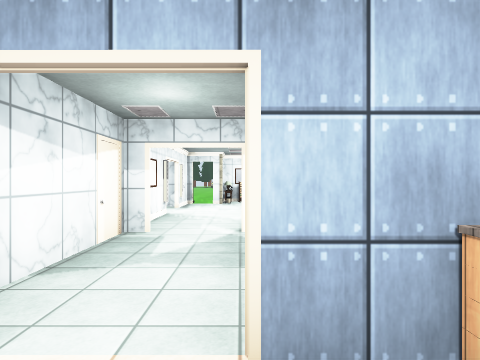
view 1 (above)

24 first-person views from a walk through a 3-D level made in the Unity game engine. The camera is 1.4 m above the floor, looks level and sees 75° across. Doors are open. The floor is counted in squares, 2 m on a side. Each view is taken from the middle of a square. On the plan, view 1 faces up. The plan holds only what a view shows up to about 10 squares ahead; the rest is blank. The place goes on beyond the plan. The player character is not drawn. Some animated figures are not drawn. Some surface patterns are stand-ins.

view 2
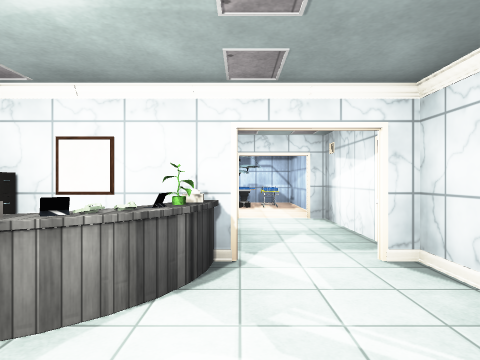

view 3
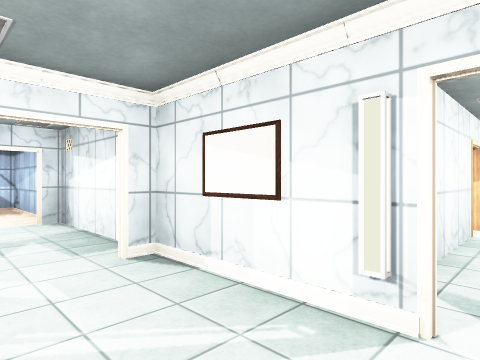

view 4
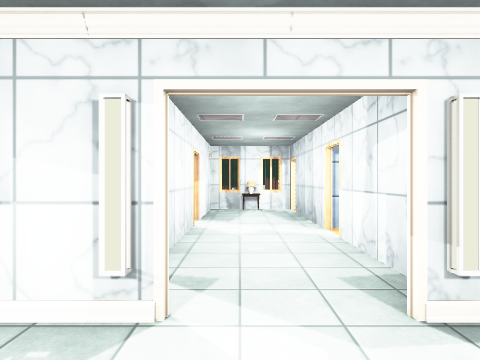

view 5
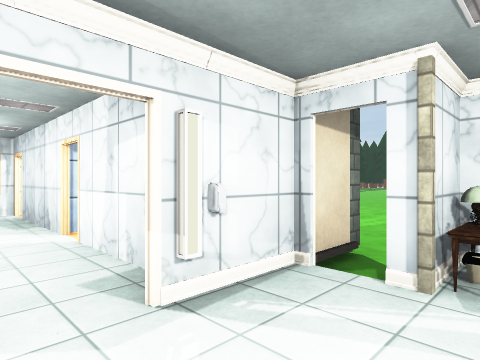

view 6
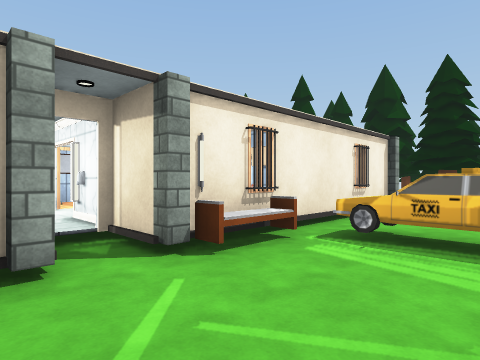

view 7
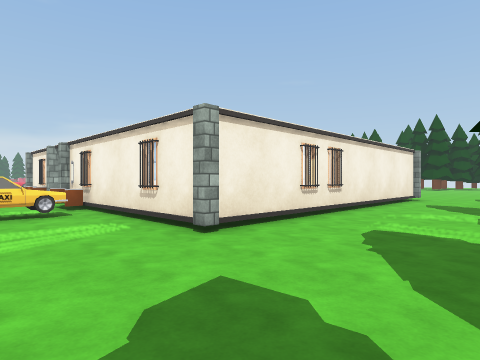

view 8
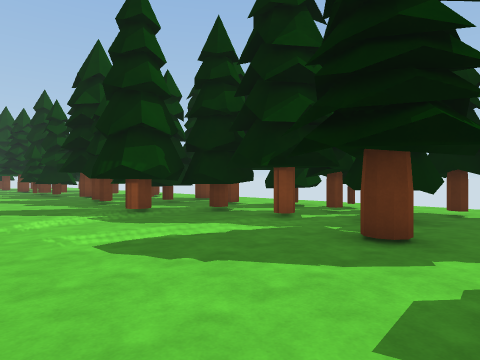

view 9
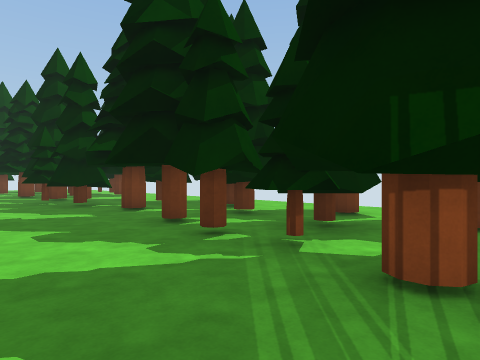

view 10
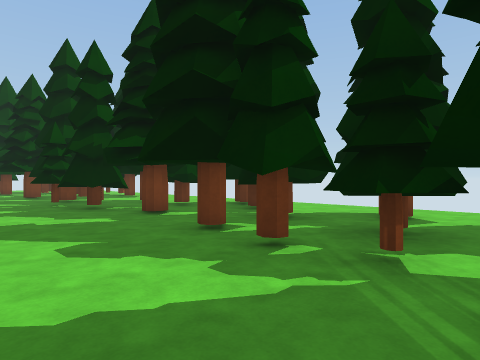

view 11
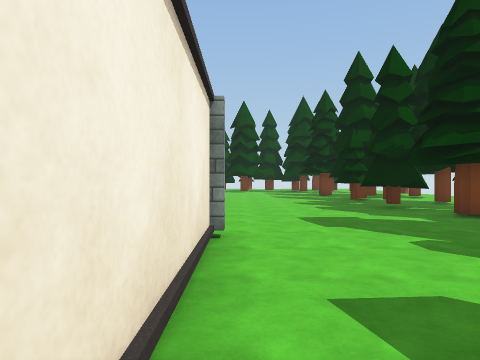

view 12
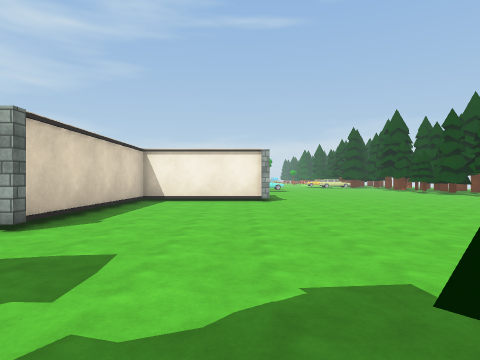

view 13
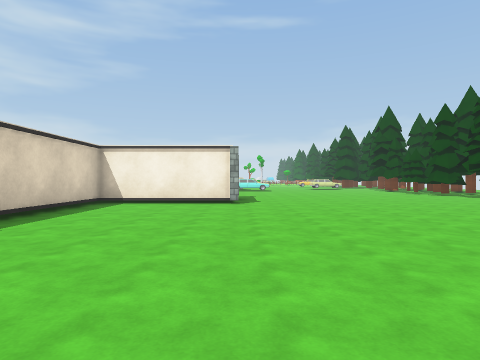

view 14
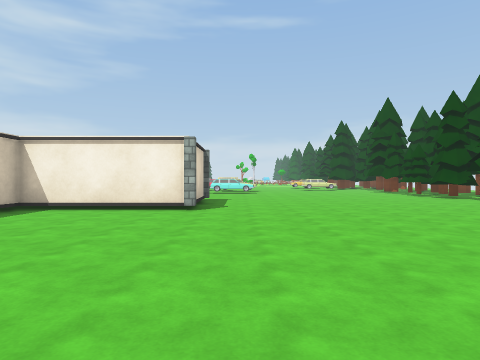

view 15
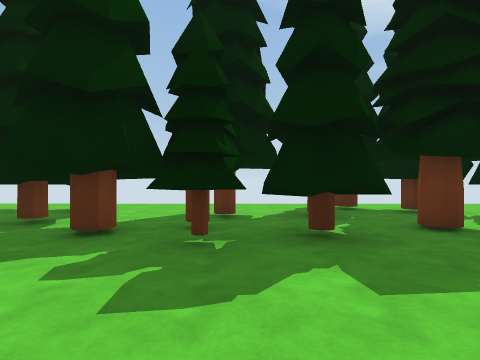

view 16
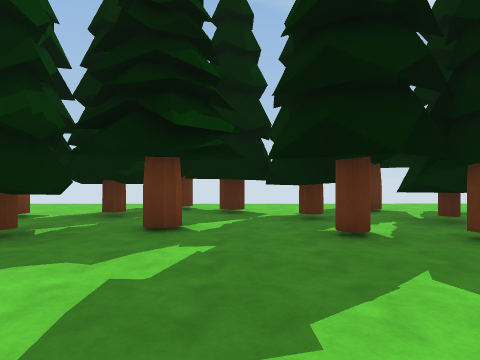

view 17
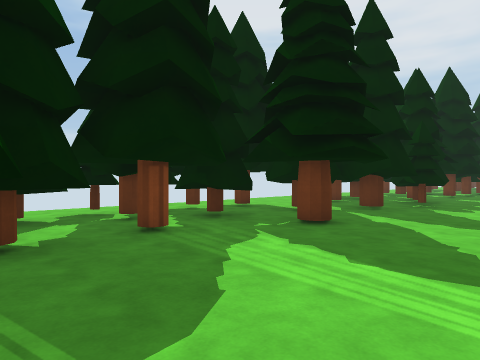

view 18
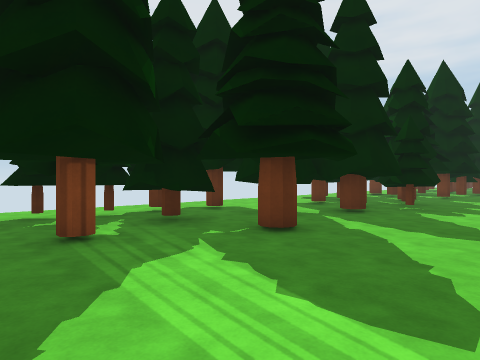

view 19
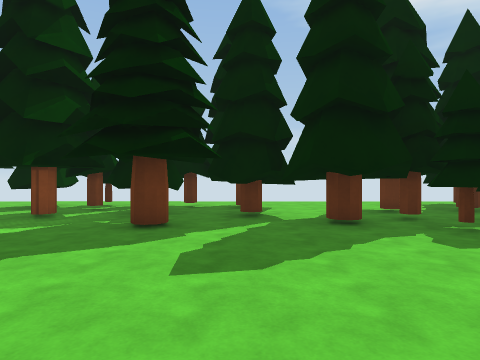

view 20
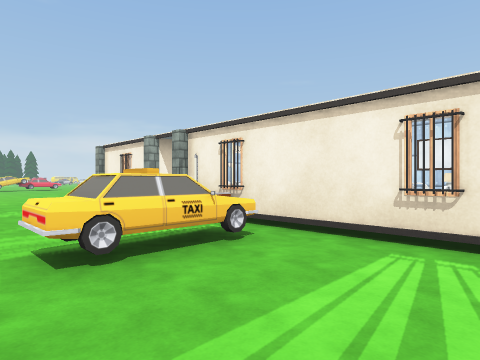

view 21
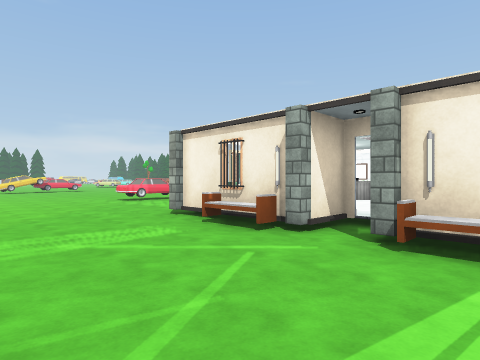

view 22
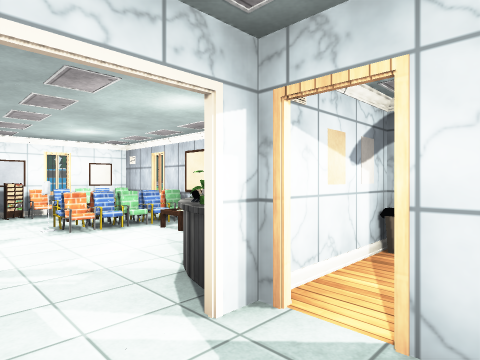

view 23
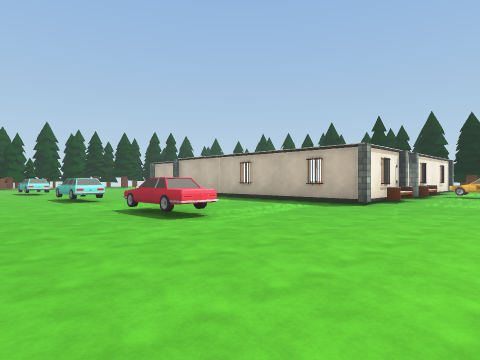

view 24
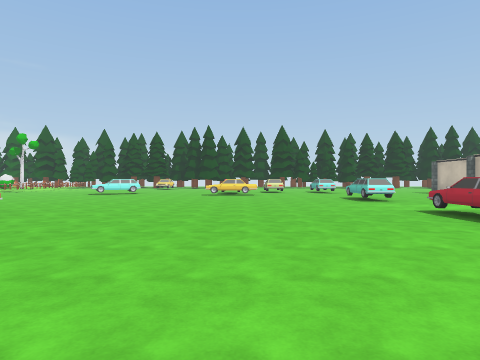

### Floor plan
Key: @ floor where view 1 was taken; # wall or solid block; . main floor; : floor 0.25 m higher than the main floor; D open door; = window, fence, low wall or low ledge; P pillar; T table; L lamp; I picture; C counter; H phone; B bench; N thing the floor can be seen under or through; A chair; R car; O other object.
Columns run from 17 left of view 1 to 17 right of it. Each row starts with its distance up from view 1.
 14 .... N#.. .........     ......
 13 ....NN.......O.................
 12 ..NNN........O..................
 11 ..NNNN.......OB..B.O.............
 10 ..NNNN..P. =  = PIOIP............
  9 ..N......# OO:OOPT  ....R.........
  8 .NNNN....#OI::  OAAA....R.........
  7 ..N.N....#:::::::::I ...RR.........
  6 ....NN#..#     L:::C   ............
  5 ...N N#...     I::H    ............
  4 ...NNN....#   ##:#OOO  ............
  3 ..NNNN....     #:       R..
  2 ...N......###  #:       RR.
  1 ...NNN...P#....#DD
  0 ..NN...........#:@
 -1 .NN..#.........#OO
 -2 .#NN...........#OT
 -3 ...N.N.........P##
 -4 ...NNN#............
 -5 ....NN.............
 -6 .... N.. ..........
 -7 ...NNN.    ........
 -8  .  N       .......
 -9 ..           ......
-10 ..             ....
-11                  ..

Where each view was taken, in squares from view 1:
view 1: 0 up, 0 right, facing up
view 2: 7 up, 0 right, facing down
view 3: 7 up, 0 right, facing down-left
view 4: 7 up, 0 right, facing left
view 5: 7 up, 0 right, facing up-left
view 6: 13 up, 0 right, facing down-left
view 7: 13 up, 11 left, facing down-right
view 8: 12 up, 8 left, facing down-left
view 9: 6 up, 9 left, facing down-left
view 10: 5 up, 9 left, facing down-left
view 11: 5 up, 8 left, facing down
view 12: 2 down, 12 left, facing right
view 13: 3 down, 11 left, facing right
view 14: 4 down, 9 left, facing right
view 15: 4 down, 8 left, facing left
view 16: 0 up, 8 left, facing left
view 17: 6 up, 9 left, facing up-left
view 18: 7 up, 9 left, facing up-left
view 19: 12 up, 7 left, facing left
view 20: 14 up, 7 left, facing down-right
view 21: 14 up, 3 left, facing down-right
view 22: 3 up, 1 left, facing up-right
view 23: 14 up, 11 right, facing down-left
view 24: 14 up, 12 right, facing down
